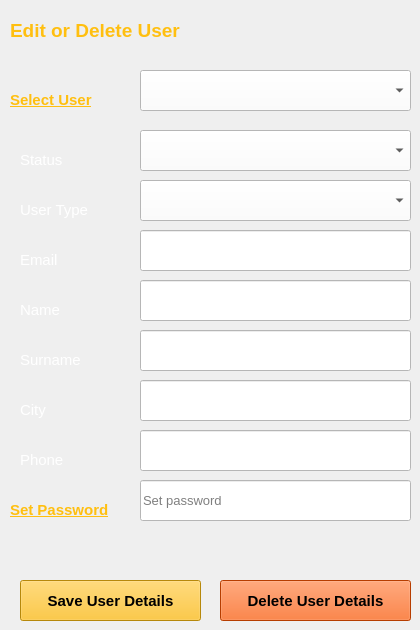
    <widget class="QWidget" name="tab_2">
     <attribute name="title">
      <string>Edit User</string>
     </attribute>
     <widget class="QLabel" name="label_2">
      <property name="geometry">
       <rect>
        <x>10</x>
        <y>20</y>
        <width>291</width>
        <height>21</height>
       </rect>
      </property>
      <property name="font">
       <font>
        <pointsize>14</pointsize>
        <weight>75</weight>
        <bold>true</bold>
       </font>
      </property>
      <property name="styleSheet">
       <string notr="true">color: rgb(255, 191, 16);</string>
      </property>
      <property name="text">
       <string>Edit or Delete User</string>
      </property>
     </widget>
     <widget class="QLabel" name="label_12">
      <property name="geometry">
       <rect>
        <x>10</x>
        <y>90</y>
        <width>121</width>
        <height>20</height>
       </rect>
      </property>
      <property name="font">
       <font>
        <pointsize>11</pointsize>
        <weight>75</weight>
        <bold>true</bold>
        <underline>true</underline>
       </font>
      </property>
      <property name="styleSheet">
       <string notr="true">color: rgb(255, 191, 16);</string>
      </property>
      <property name="text">
       <string>Select User</string>
      </property>
     </widget>
     <widget class="QLabel" name="label_24">
      <property name="geometry">
       <rect>
        <x>20</x>
        <y>450</y>
        <width>111</width>
        <height>20</height>
       </rect>
      </property>
      <property name="font">
       <font>
        <pointsize>11</pointsize>
       </font>
      </property>
      <property name="styleSheet">
       <string notr="true">color: rgb(255, 255, 255);</string>
      </property>
      <property name="text">
       <string>Phone</string>
      </property>
     </widget>
     <widget class="QLabel" name="label_26">
      <property name="geometry">
       <rect>
        <x>20</x>
        <y>300</y>
        <width>111</width>
        <height>20</height>
       </rect>
      </property>
      <property name="font">
       <font>
        <pointsize>11</pointsize>
       </font>
      </property>
      <property name="styleSheet">
       <string notr="true">color: rgb(255, 255, 255);</string>
      </property>
      <property name="text">
       <string>Name</string>
      </property>
     </widget>
     <widget class="QLineEdit" name="tb22">
      <property name="geometry">
       <rect>
        <x>140</x>
        <y>230</y>
        <width>271</width>
        <height>41</height>
       </rect>
      </property>
      <property name="styleSheet">
       <string notr="true">background-color: rgb(255, 255, 255);</string>
      </property>
     </widget>
     <widget class="QLabel" name="label_28">
      <property name="geometry">
       <rect>
        <x>20</x>
        <y>350</y>
        <width>111</width>
        <height>20</height>
       </rect>
      </property>
      <property name="font">
       <font>
        <pointsize>11</pointsize>
       </font>
      </property>
      <property name="styleSheet">
       <string notr="true">color: rgb(255, 255, 255);</string>
      </property>
      <property name="text">
       <string>Surname</string>
      </property>
     </widget>
     <widget class="QLineEdit" name="tb24">
      <property name="geometry">
       <rect>
        <x>140</x>
        <y>330</y>
        <width>271</width>
        <height>41</height>
       </rect>
      </property>
      <property name="styleSheet">
       <string notr="true">background-color: rgb(255, 255, 255);</string>
      </property>
     </widget>
     <widget class="QLineEdit" name="tb25">
      <property name="geometry">
       <rect>
        <x>140</x>
        <y>380</y>
        <width>271</width>
        <height>41</height>
       </rect>
      </property>
      <property name="styleSheet">
       <string notr="true">background-color: rgb(255, 255, 255);</string>
      </property>
     </widget>
     <widget class="QLabel" name="label_29">
      <property name="geometry">
       <rect>
        <x>20</x>
        <y>400</y>
        <width>111</width>
        <height>20</height>
       </rect>
      </property>
      <property name="font">
       <font>
        <pointsize>11</pointsize>
       </font>
      </property>
      <property name="styleSheet">
       <string notr="true">color: rgb(255, 255, 255);</string>
      </property>
      <property name="text">
       <string>City</string>
      </property>
     </widget>
     <widget class="QLineEdit" name="tb26">
      <property name="geometry">
       <rect>
        <x>140</x>
        <y>430</y>
        <width>271</width>
        <height>41</height>
       </rect>
      </property>
      <property name="styleSheet">
       <string notr="true">background-color: rgb(255, 255, 255);</string>
      </property>
     </widget>
     <widget class="QLabel" name="label_30">
      <property name="geometry">
       <rect>
        <x>20</x>
        <y>250</y>
        <width>111</width>
        <height>20</height>
       </rect>
      </property>
      <property name="font">
       <font>
        <pointsize>11</pointsize>
       </font>
      </property>
      <property name="styleSheet">
       <string notr="true">color: rgb(255, 255, 255);</string>
      </property>
      <property name="text">
       <string>Email</string>
      </property>
     </widget>
     <widget class="QPushButton" name="b6">
      <property name="geometry">
       <rect>
        <x>20</x>
        <y>580</y>
        <width>181</width>
        <height>41</height>
       </rect>
      </property>
      <property name="font">
       <font>
        <pointsize>11</pointsize>
        <weight>75</weight>
        <bold>true</bold>
       </font>
      </property>
      <property name="styleSheet">
       <string notr="true">background-color: rgb(255, 191, 16);</string>
      </property>
      <property name="text">
       <string>Save User Details</string>
      </property>
     </widget>
     <widget class="QLineEdit" name="tb23">
      <property name="geometry">
       <rect>
        <x>140</x>
        <y>280</y>
        <width>271</width>
        <height>41</height>
       </rect>
      </property>
      <property name="styleSheet">
       <string notr="true">background-color: rgb(255, 255, 255);</string>
      </property>
     </widget>
     <widget class="QComboBox" name="cb21">
      <property name="geometry">
       <rect>
        <x>140</x>
        <y>70</y>
        <width>271</width>
        <height>41</height>
       </rect>
      </property>
      <property name="styleSheet">
       <string notr="true">background-color: rgb(255, 255, 255);
font: 12pt &quot;MS Shell Dlg 2&quot;;</string>
      </property>
     </widget>
     <widget class="QPushButton" name="b7">
      <property name="geometry">
       <rect>
        <x>220</x>
        <y>580</y>
        <width>191</width>
        <height>41</height>
       </rect>
      </property>
      <property name="font">
       <font>
        <pointsize>11</pointsize>
        <weight>75</weight>
        <bold>true</bold>
       </font>
      </property>
      <property name="styleSheet">
       <string notr="true">background-color: rgb(255, 85, 0);</string>
      </property>
      <property name="text">
       <string>Delete User Details</string>
      </property>
     </widget>
     <widget class="QLineEdit" name="tb27">
      <property name="geometry">
       <rect>
        <x>140</x>
        <y>480</y>
        <width>271</width>
        <height>41</height>
       </rect>
      </property>
      <property name="font">
       <font>
        <pointsize>10</pointsize>
       </font>
      </property>
      <property name="styleSheet">
       <string notr="true">background-color: rgb(255, 255, 255);</string>
      </property>
      <property name="echoMode">
       <enum>QLineEdit::Password</enum>
      </property>
      <property name="placeholderText">
       <string>Set password</string>
      </property>
      <property name="clearButtonEnabled">
       <bool>true</bool>
      </property>
     </widget>
     <widget class="QLabel" name="label_16">
      <property name="geometry">
       <rect>
        <x>10</x>
        <y>500</y>
        <width>111</width>
        <height>20</height>
       </rect>
      </property>
      <property name="font">
       <font>
        <pointsize>11</pointsize>
        <weight>75</weight>
        <bold>true</bold>
        <underline>true</underline>
       </font>
      </property>
      <property name="styleSheet">
       <string notr="true">color: rgb(255, 191, 16);</string>
      </property>
      <property name="text">
       <string>Set Password</string>
      </property>
     </widget>
     <widget class="QLabel" name="label_31">
      <property name="geometry">
       <rect>
        <x>20</x>
        <y>200</y>
        <width>111</width>
        <height>20</height>
       </rect>
      </property>
      <property name="font">
       <font>
        <pointsize>11</pointsize>
       </font>
      </property>
      <property name="styleSheet">
       <string notr="true">color: rgb(255, 255, 255);</string>
      </property>
      <property name="text">
       <string>User Type</string>
      </property>
     </widget>
     <widget class="QComboBox" name="cb21_2">
      <property name="geometry">
       <rect>
        <x>140</x>
        <y>180</y>
        <width>271</width>
        <height>41</height>
       </rect>
      </property>
      <property name="styleSheet">
       <string notr="true">background-color: rgb(255, 255, 255);
font: 12pt &quot;MS Shell Dlg 2&quot;;</string>
      </property>
      <property name="currentIndex">
       <number>-1</number>
      </property>
      <item>
       <property name="text">
        <string>admin</string>
       </property>
      </item>
      <item>
       <property name="text">
        <string>teacher</string>
       </property>
      </item>
      <item>
       <property name="text">
        <string>student</string>
       </property>
      </item>
     </widget>
     <widget class="QComboBox" name="cb21_3">
      <property name="geometry">
       <rect>
        <x>140</x>
        <y>130</y>
        <width>271</width>
        <height>41</height>
       </rect>
      </property>
      <property name="styleSheet">
       <string notr="true">background-color: rgb(255, 255, 255);
font: 12pt &quot;MS Shell Dlg 2&quot;;</string>
      </property>
      <property name="currentIndex">
       <number>-1</number>
      </property>
      <item>
       <property name="text">
        <string>Active</string>
       </property>
      </item>
      <item>
       <property name="text">
        <string>Pending</string>
       </property>
      </item>
     </widget>
     <widget class="QLabel" name="label_32">
      <property name="geometry">
       <rect>
        <x>20</x>
        <y>150</y>
        <width>111</width>
        <height>20</height>
       </rect>
      </property>
      <property name="font">
       <font>
        <pointsize>11</pointsize>
       </font>
      </property>
      <property name="styleSheet">
       <string notr="true">color: rgb(255, 255, 255);</string>
      </property>
      <property name="text">
       <string>Status</string>
      </property>
     </widget>
    </widget>
